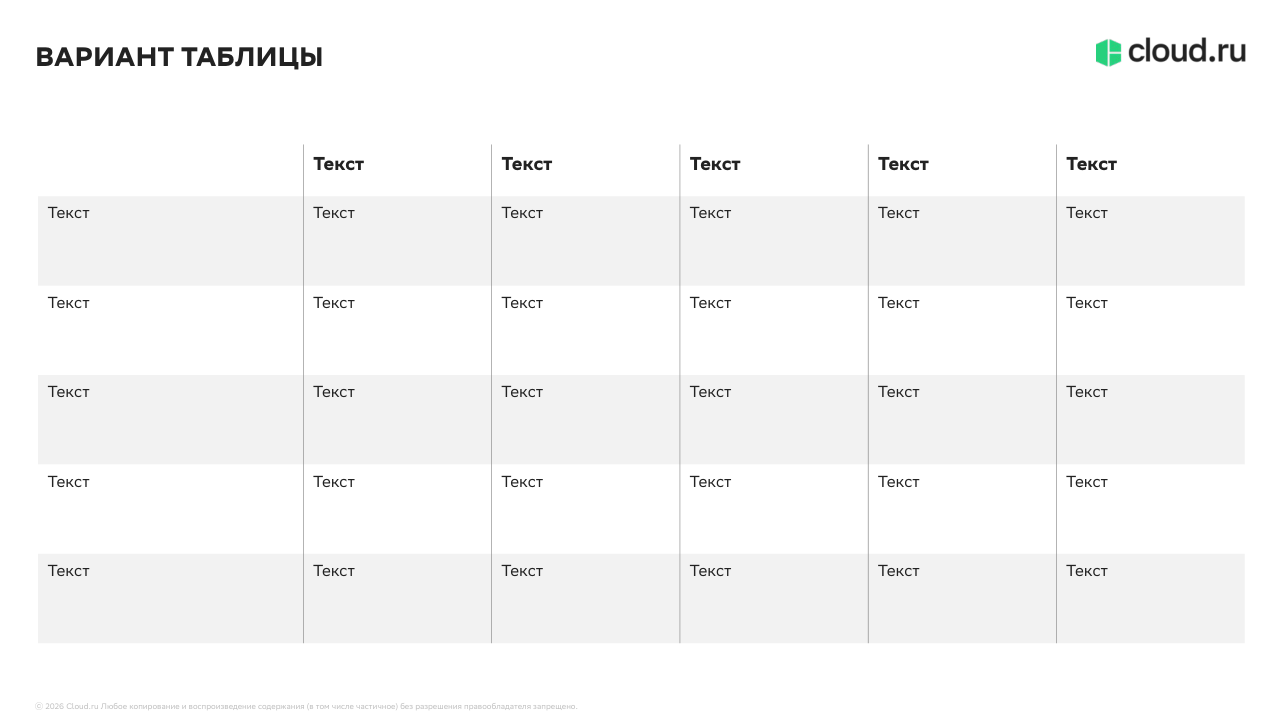
#> input picture references/tables/slide56_zebra.png, 1281 x 720 px
$ python -i visual_validator.py   (imports and definitions only)
#> lines starting #> are read from the running program, lines starting #| are printed output that depends on the picture
#!/usr/bin/env python3
"""
visual_validator.py — пиксельный анализ rendered PNG для визуальной валидации.

Проверяет КАЖДЫЙ rendered PNG на:
1. Aspect ratio — должно быть 16:9 (±1%). Иначе render artefact.
2. Empty slide — если >97% pixels одного цвета — пустой/сломанный.
3. Edge text overflow — текст не должен касаться краёв (top/bottom/left/right 8px зона).
4. Color palette dominance — основные цвета из брендовой палитры.

Usage:
    python3 visual_validator.py <render_dir/> [report.json]

Returns:
    0 — PASS (всё ок)
    1 — WARN (потенциальные проблемы)
    2 — FAIL (критические render-артефакты или overflow)
"""
import sys
import os
import json
import glob
from collections import Counter
from PIL import Image

PALETTE_HEXES = {
    "26D07C": "Green", "CFF500": "Yellow", "A068FF": "Purple", "C0E0FC": "Blue",
    "222222": "Black", "FFFFFF": "White", "F2F2F2": "Gray",
    "000000": "Black-pure", "343F48": "Graphite-Iron",
}


def check_aspect_ratio(img):
    """Aspect ratio должен быть 16:9 = 1.778."""
    w, h = img.size
    actual = w / h
    expected = 16 / 9
    diff_pct = abs(actual - expected) / expected * 100

    if diff_pct < 1.0:
        return None
    if diff_pct < 3.0:
        return {"type": "aspect_ratio", "level": "WARN",
                "msg": f"AR={actual:.3f} (16:9={expected:.3f}, diff {diff_pct:.1f}%) — небольшое отклонение"}
    return {"type": "aspect_ratio", "level": "FAIL",
            "msg": f"AR={actual:.3f} (16:9={expected:.3f}, diff {diff_pct:.1f}%) — render artefact"}


def check_empty_slide(img, threshold_pct=97):
    """Если >97% пикселей одного цвета (±5 RGB) — слайд пустой/сломанный."""
    img_small = img.resize((128, 72)).convert("RGB")
    pixels = list(img_small.getdata())
    counts = Counter(pixels)
    most_common = counts.most_common(1)[0][1]
    total = len(pixels)
    pct = most_common / total * 100
    if pct > threshold_pct:
        return {"type": "empty_slide", "level": "WARN",
                "msg": f"{pct:.1f}% pixels одного цвета — возможно пустой слайд"}
    return None


def estimate_bg_brightness(img):
    """Возвращает 'light' / 'dark' / 'mixed' на основе center-pixel и dominants."""
    w, h = img.size
    # Sample center 50% region (avoid edges)
    cx0, cy0 = w // 4, h // 4
    cx1, cy1 = 3 * w // 4, 3 * h // 4
    center = img.crop((cx0, cy0, cx1, cy1)).resize((50, 28)).convert("RGB")
    pixels = list(center.getdata())
    avg_brightness = sum((r + g + b) / 3 for r, g, b in pixels) / len(pixels)
    if avg_brightness > 180:
        return "light"
    if avg_brightness < 80:
        return "dark"
    return "mixed"


def detect_text_pixels(strip, bg_type):
    """Возвращает % пикселей которые ЯВЛЯЮТСЯ text (контрастирующий bg).
    На светлом bg — ищем тёмные pixels.
    На тёмном bg — ищем светлые pixels."""
    pixels = list(strip.convert("RGB").getdata())
    text_count = 0
    for r, g, b in pixels:
        avg = (r + g + b) / 3
        if bg_type == "light" and avg < 80:
            text_count += 1
        elif bg_type == "dark" and avg > 180:
            text_count += 1
        elif bg_type == "mixed" and (avg < 60 or avg > 220):
            text_count += 1
    return text_count / len(pixels) * 100


def check_edge_overflow(img, edge_px=8):
    """Проверка краевых полос на наличие text-pixels (с учётом bg color)."""
    issues = []
    w, h = img.size
    bg_type = estimate_bg_brightness(img)

    strips = {
        "top":    img.crop((0, 0, w, edge_px)),
        "bottom": img.crop((0, h - edge_px, w, h)),
        "left":   img.crop((0, 0, edge_px, h)),
        "right":  img.crop((w - edge_px, 0, w, h)),
    }

    # Tolerance per side: right side имеет логотип Cloud.ru (~12-15%), top — декоративные паттерны
    side_thresholds = {
        "top":    {"warn": 20, "fail": 40},
        "bottom": {"warn": 12, "fail": 30},
        "left":   {"warn": 12, "fail": 30},
        "right":  {"warn": 25, "fail": 50},  # лого справа намеренно
    }

    for side, strip in strips.items():
        text_pct = detect_text_pixels(strip, bg_type)
        thr = side_thresholds[side]
        if text_pct > thr["fail"]:
            level = "FAIL"
        elif text_pct > thr["warn"]:
            level = "WARN"
        else:
            continue
        issues.append({
            "type": f"edge_overflow_{side}",
            "level": level,
            "msg": f"{side} edge: {text_pct:.1f}% контрастных pixels (bg={bg_type}) — возможный text overflow"
        })
    return issues


def detect_dominant_colors(img, top_n=5):
    """Top-N доминантных цветов в slide."""
    img_small = img.resize((100, 56)).convert("RGB")
    pixels = list(img_small.getdata())
    # quantize: group similar colors
    quantized = [(r // 16 * 16, g // 16 * 16, b // 16 * 16) for r, g, b in pixels]
    counts = Counter(quantized).most_common(top_n)
    total = len(pixels)
    return [(f"{r:02X}{g:02X}{b:02X}", count / total * 100) for (r, g, b), count in counts]


def check_palette_dominance(img):
    """Основные цвета должны быть из брендовой палитры (или близки к ней)."""
    dominants = detect_dominant_colors(img, top_n=3)
    palette_match_count = 0
    for hex_color, pct in dominants:
        # Проверка на близость к палитре (RGB distance < 50)
        r1, g1, b1 = int(hex_color[0:2], 16), int(hex_color[2:4], 16), int(hex_color[4:6], 16)
        for ph, name in PALETTE_HEXES.items():
            r2, g2, b2 = int(ph[0:2], 16), int(ph[2:4], 16), int(ph[4:6], 16)
            d = ((r1 - r2) ** 2 + (g1 - g2) ** 2 + (b1 - b2) ** 2) ** 0.5
            if d < 60:
                palette_match_count += 1
                break

    if palette_match_count == 0:
        return {"type": "palette_dominance", "level": "WARN",
                "msg": f"Top-3 цвета {[h for h,_ in dominants]} не близки к палитре"}
    return None


def validate_slide_png(png_path):
    """Полная визуальная валидация одного PNG."""
#> called with png_path = '../references/tables/slide56_zebra.png'
    img = Image.open(png_path)
#> img is the input picture: PIL image 1281x720 RGB; mean R, G, B 248, 248.1, 248.1
    issues = []

    # Все checks
    for check_fn in (check_aspect_ratio, check_empty_slide, check_palette_dominance):
        result = check_fn(img)
        if result:
            issues.append(result)
#> this loop made 3 passes
#> pass 2, in check_empty_slide, `img_small = img.resize((128, 72)).convert("RGB")`:
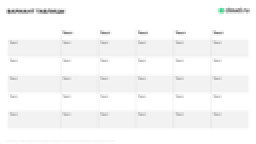
#> img_small: PIL image 128x72 RGB (shown 2 times larger); mean R, G, B 247.9, 248, 248
#> after the loop, issues = []

    # Edge checks (multi-issue)
    issues.extend(check_edge_overflow(img))
#> in estimate_bg_brightness, `center = img.crop((cx0, cy0, cx1, cy1)).resize((50, 28)).convert("RGB")`:
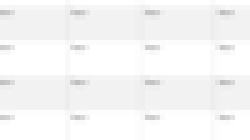
#> center: PIL image 50x28 RGB (shown 5 times larger); min 191, max 255, mean 246.5
#> in estimate_bg_brightness, `pixels = list(center.getdata())`: pixels = 1400 items, first 6: (255, 255, 255), (255, 255, 255), (255, 255, 255), (255, 255, 255), (255, 255, 255), (255, 255, 255)
#> in estimate_bg_brightness, `avg_brightness = sum((r + g + b) / 3 for r, g, b in pixels) / len(pixe..`: avg_brightness = 246.5
#> in check_edge_overflow, `bg_type = estimate_bg_brightness(img)`: bg_type = 'light'
#> the loop in check_edge_overflow, `for side, strip in strips.items():` made 4 passes
#> (side, thr) on passes 1 to 4: ('top', {'warn': 20, 'fail': 40}), ('bottom', {'warn': 12, 'fail': 30}), ('left', {'warn': 12, 'fail': 30}), ('right', {'warn': 25, 'fail': 50})
#> after the loop in check_edge_overflow, `for side, strip in strips.items():`: issues = []

    # Score: 100 - 25*FAIL - 10*WARN
    fails = sum(1 for i in issues if i["level"] == "FAIL")
#> fails = 0
    warns = sum(1 for i in issues if i["level"] == "WARN")
#> warns = 0
    score = max(0, 100 - 25 * fails - 10 * warns)
#> score = 100

    return {
        "file": os.path.basename(png_path),
        "size": img.size,
        "score": score,
        "issues": issues,
        "dominant_colors": detect_dominant_colors(img, top_n=3),
    }


# [63 lines left out: function main, not called in this run]


# [2 lines not run here, left out]

>>> result = validate_slide_png('../references/tables/slide56_zebra.png')
#> result = {'file': 'slide56_zebra.png', 'size': (1281, 720), 'score': 100, 'issues': [], 'dominant_colors': [('F0F0F0', 93.14), ('E0E0E0', 3.61), ('C0C0C0', 1.12)]}
